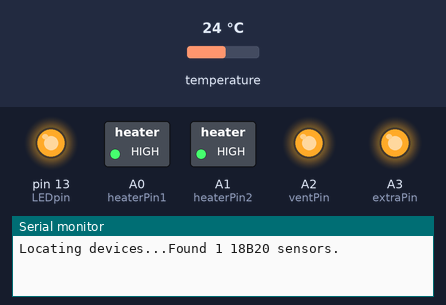
Bench run of a sketch on a simulated Arduino Uno, built with avr-gcc and run on an emulated ATmega328P. Shown: switched loads named in the sketch (green lamp = pin HIGH), output pins drawn as LEDs (lit = HIGH), the last lines printed to the serial monitor. Inputs (shaded band) come from the test bench; at power-on: temperature 24 °C.

Above: at 0.26 s.
At 1.6 s:
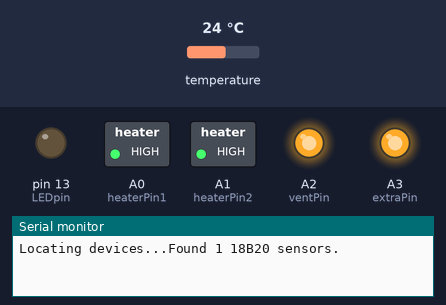
At 17.8 s:
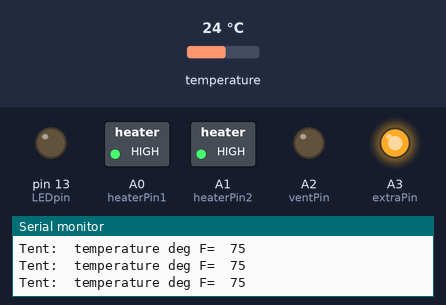
At 39.8 s:
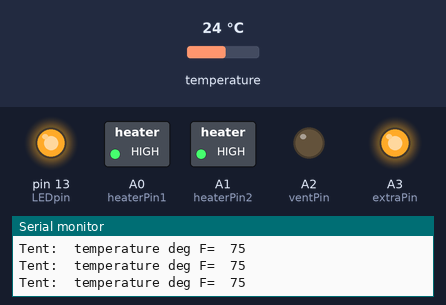
Timing chart, 0 to 40.0 s (numbered marks = the images above):
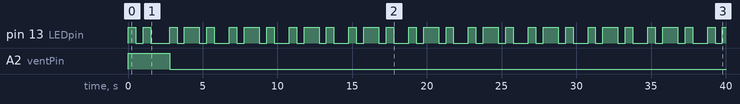

Measured:
- by itself, pin 13 (LEDpin): moves between LOW and HIGH, repeating every 8.0 s
- by itself, A2 (ventPin): HIGH → LOW at 2.8 s

The sketch:

TentControl.ino
```cpp
/************************************************************************************************
**********************************************************************************************/

/* PINS USED Arduino Uno   ******************************************************************
*
*	2		>> One Wire bus for multipul 18B20 temp sensors
* A0	>> Heater relay 1  Used WITH Heater relay 2 in parallel
* A1  >> Heater relay 2
* A2  >> Vent
* A3  >> EXTRA
*	13		>> used for indication during testing. DO NOT use otherwise !!

**********************************************************************************************/

#include <OneWire.h>					      // for communication to 18B20 Temp Sensors
#include <DallasTemperature.h>			// for control of 18B20 temp sensors
//#include <Adafruit_Sensor.h>


  // init the timers
unsigned long TEMP_current_millis;
unsigned long LED_current_millis;


// 18B20 Temperature Sensor>>
#define ONE_WIRE_BUS 2					    // create a OneWire on pin 2... many devices can be read on this single pin
#define TEMPERATURE_PRECISION_12 12		// for setting the precision of the 18B20
//#define TEMPERATURE_PRECISION_9 9

// OneWire Setup >>  Setup a oneWire instance to communicate with any OneWire devices (not just Maxim/Dallas temperature ICs)
OneWire oneWire(ONE_WIRE_BUS);

// DallasTemperature Setup >>  // Pass our oneWire reference to Dallas Temperature.
DallasTemperature sensors(&oneWire);

DeviceAddress probe1 = { 0x28, 0xAA, 0xBA, 0x81, 0x53, 0x14, 0x01, 0x3F };

//***************    Pin assignments   ***************
#define LEDpin			13
#define heaterPin1	A0			// relay 1  outlet HEAT 1/2
#define heaterPin2  A1      // relay 2  outlet HEAT 1/2... both relay 1 and 2 in parallel
#define ventPin			A2		  // relay 3  outlet VENT
#define extraPin    A3
#define switchPin   3       // unused

// logic for the relay module HIGH = OFF (active LOW inputs)
#define OFF HIGH
#define ON	LOW

// GLOBAL VARIABLES >>*****************************************
int			tentTemperature;

//  Constants >>  ***********************************************
const int		heaterONtemp = 			  45;
const int		heaterOFFtemp=    		60;
const int		ventONtemp=			      70;
const int		ventOFFtemp=			    65;

// for the timer and time
#define TEMP 0x00
unsigned long TEMP_int = 2000;             //  second temp probe read interval
#define LED 0x01
unsigned long LED_int = 500;           // 5 sec


void setup(void)
{
	// define pins
	// heater pins A0 and A1
	pinMode(heaterPin1, OUTPUT);
	digitalWrite(heaterPin1, OFF);
  pinMode(heaterPin2, OUTPUT);
  digitalWrite(heaterPin2, OFF);

	// vent pin A2
	pinMode(ventPin, OUTPUT);
	digitalWrite(ventPin, OFF);

  // extraPin
  pinMode(extraPin, OUTPUT);
  digitalWrite(extraPin, OFF);

  // switchPin 3
  pinMode(switchPin, INPUT_PULLUP);

	// For testing ONLY using on-board LED
	pinMode(LEDpin,OUTPUT);
  digitalWrite(LEDpin, OFF);

	// start serial port
	Serial.begin(9600);
	Serial.println();

	// Start the 18B20 temp sensors
	sensors.begin();

	// locate the 18B20 devices on the bus
	// this will indicate the presence of devices and the number of them.
	Serial.print("Locating devices...");
	Serial.print("Found ");
	Serial.print(sensors.getDeviceCount(), DEC);
	Serial.println(" 18B20 sensors.");


	// set the resolution to 12(9 default) bit
	// NOT USED IN THIS FILE   sensors.setResolution(largeTentProbe, TEMPERATURE_PRECISION_12);
	sensors.setResolution(probe1, TEMPERATURE_PRECISION_12);

	// delay 2sec before starting loop

// init the timers. used to schedule function calls at interval
TEMP_current_millis    = millis();

LED_current_millis  = millis();

}

void loop(void)
{
  if (timer_lapsed(TEMP) == true){     // 1 second interval
    getTemps();
    ventTent();
    printTemps();
    }

  if (timer_lapsed(LED) == true){
    digitalWrite(LEDpin, !digitalRead(LEDpin));
  }

}

void getTemps(void){
  float temp;
  // call sensors.requestTemperatures() to issue a global temperature request to all devices on the bus
  // THIS is REQUIRED before any request is made to get the temperature of the sensors !!!
  sensors.requestTemperatures();
  // get the temperatures
  temp = (sensors.getTempF(probe1));    // returns degF
  tentTemperature = (int) temp;
}


void ventTent(void){
  // Control the Vent, Heater and Humidifier inside of the tent
  // First turn on the Vent is the temp is too high. If YES then turn off both heater and humidifier OFF
  if (tentTemperature >= ventONtemp){
    digitalWrite(heaterPin1, OFF);     //turn off heater.. shouldn't have been on anyway bu
    digitalWrite(heaterPin2, OFF);     //turn off heater.. shouldn't have been on anyway but
    digitalWrite(ventPin, ON);        //turn ON venting
  }
  if (tentTemperature <= ventOFFtemp){
    digitalWrite(ventPin, OFF);        //turn ON venting
  }
  if (tentTemperature <= heaterONtemp){
    digitalWrite(ventPin, OFF);
    digitalWrite(heaterPin1, ON);
    digitalWrite(heaterPin2, ON);
  }
  if (tentTemperature >= heaterOFFtemp){
    digitalWrite(heaterPin1, OFF);
    digitalWrite(heaterPin2, OFF);
  }
}


bool timer_lapsed(uint8_t PID){                             // timer. used for short interval scheduling 1sec- a few minutes
  if (PID == TEMP){
    if ((millis() - TEMP_current_millis) >= TEMP_int){        // set to 5 sec
      TEMP_current_millis = millis();
      return true;
    }
    else {return false;}
    }

  if (PID == LED){
    if ((millis() - LED_current_millis) >= LED_int){    // set to 5 sec
      LED_current_millis = millis();
      return true;
    }
    else {return false;}
    }
}

void  printTemps(void){

    Serial.println();
    Serial.print("Tent:  temperature deg F=  ");
    Serial.print(tentTemperature);
    Serial.println();

    return;

}
```
